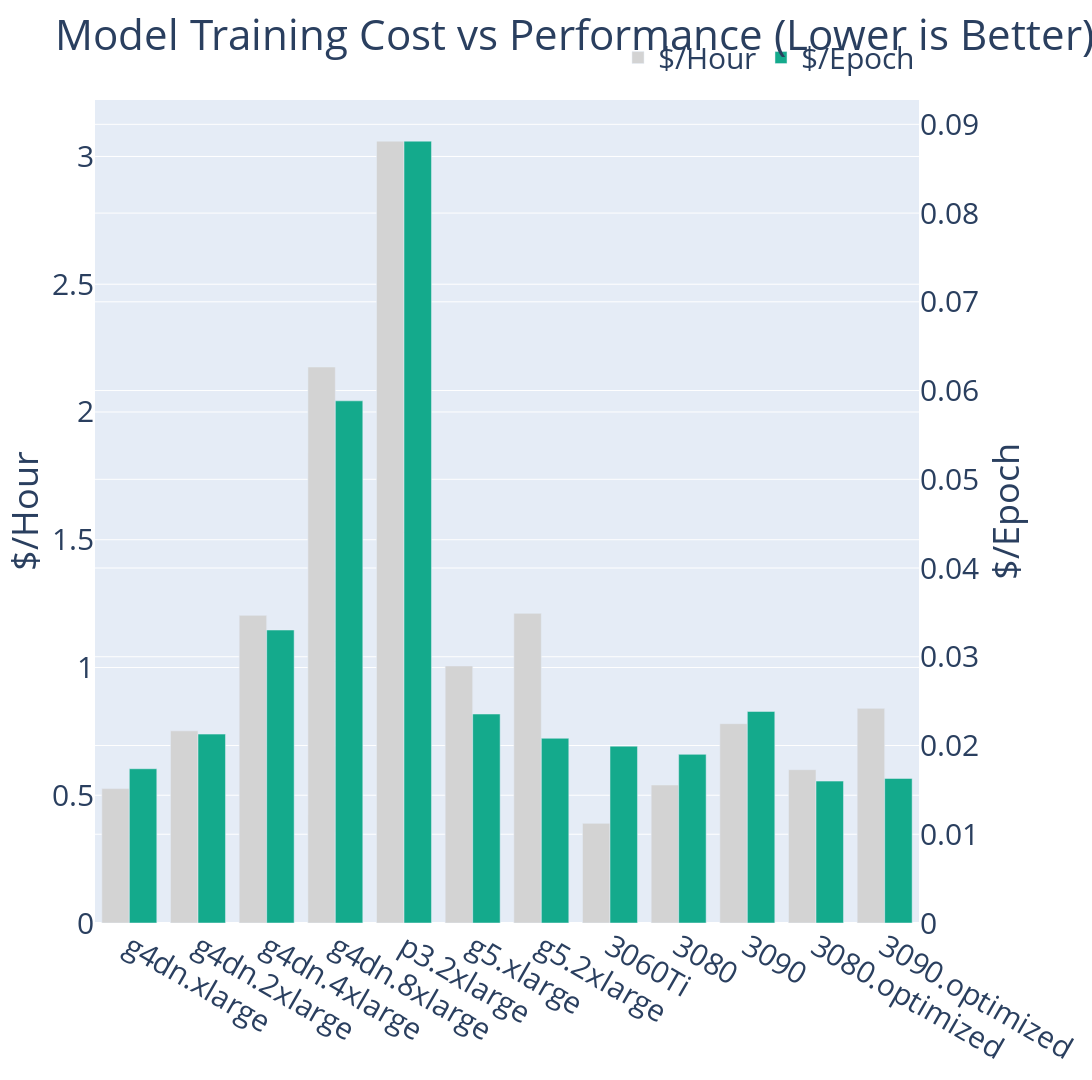

The notebook cell this image was saved under:
### Code cell
not_show = ["genesis_", "_spot"]
plot_cost({k: v for k, v in performance_per_dollar.items() if not any([n in k for n in not_show]) })

### Figure 1 — Plotly figure (JSON) as saved in the notebook; plotly's stock layout.template omitted (floating-point values rounded to 4 significant figures)
{"data": [{"marker": {"color": "#d3d3d3"}, "name": "$/Hour", "offsetgroup": "1", "type": "bar", "x": ["g4dn.xlarge", "g4dn.2xlarge", "g4dn.4xlarge", "g4dn.8xlarge", "p3.2xlarge", "g5.xlarge", "g5.2xlarge", "3060Ti", "3080", "3090", "3080.optimized", "3090.optimized"], "y": [0.526, 0.752, 1.204, 2.176, 3.06, 1.006, 1.212, 0.39, 0.54, 0.78, 0.6, 0.84], "yaxis": "y"}, {"marker": {"color": "#14aa8c"}, "name": "$/Epoch", "offsetgroup": "2", "type": "bar", "x": ["g4dn.xlarge", "g4dn.2xlarge", "g4dn.4xlarge", "g4dn.8xlarge", "p3.2xlarge", "g5.xlarge", "g5.2xlarge", "3060Ti", "3080", "3090", "3080.optimized", "3090.optimized"], "y": [0.01738, 0.02128, 0.03301, 0.05884, 0.08811, 0.02355, 0.02082, 0.01993, 0.019, 0.02384, 0.01599, 0.01629], "yaxis": "y2"}], "layout": {"barmode": "group", "font": {"size": 30}, "height": 1080, "legend": {"orientation": "h", "x": 1, "xanchor": "right", "y": 1.02, "yanchor": "bottom"}, "title": {"text": "Model Training Cost vs Performance (Lower is Better)"}, "width": 1920, "yaxis": {"title": {"text": "$/Hour"}}, "yaxis2": {"overlaying": "y", "side": "right", "title": {"text": "$/Epoch"}}}}
